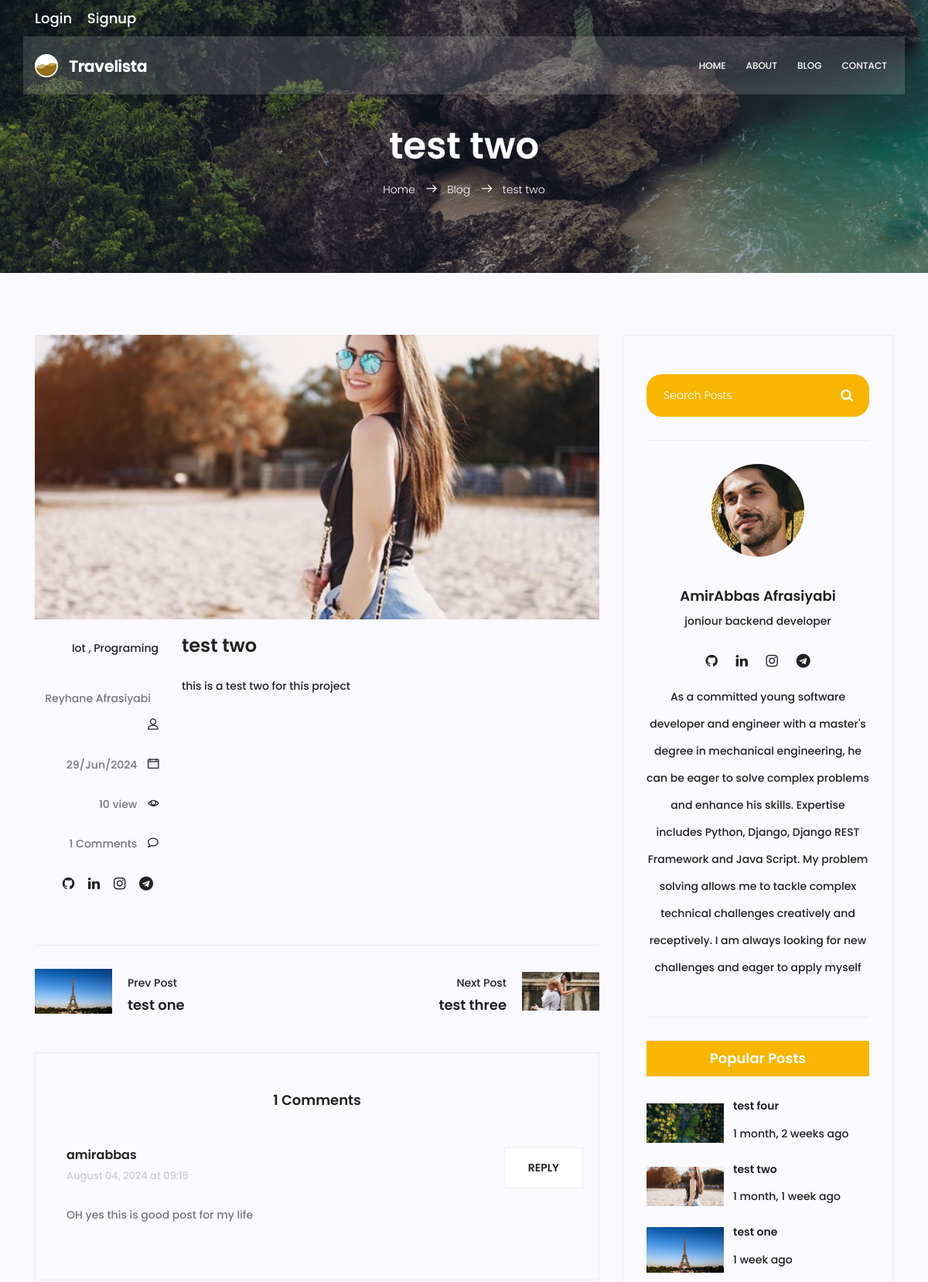
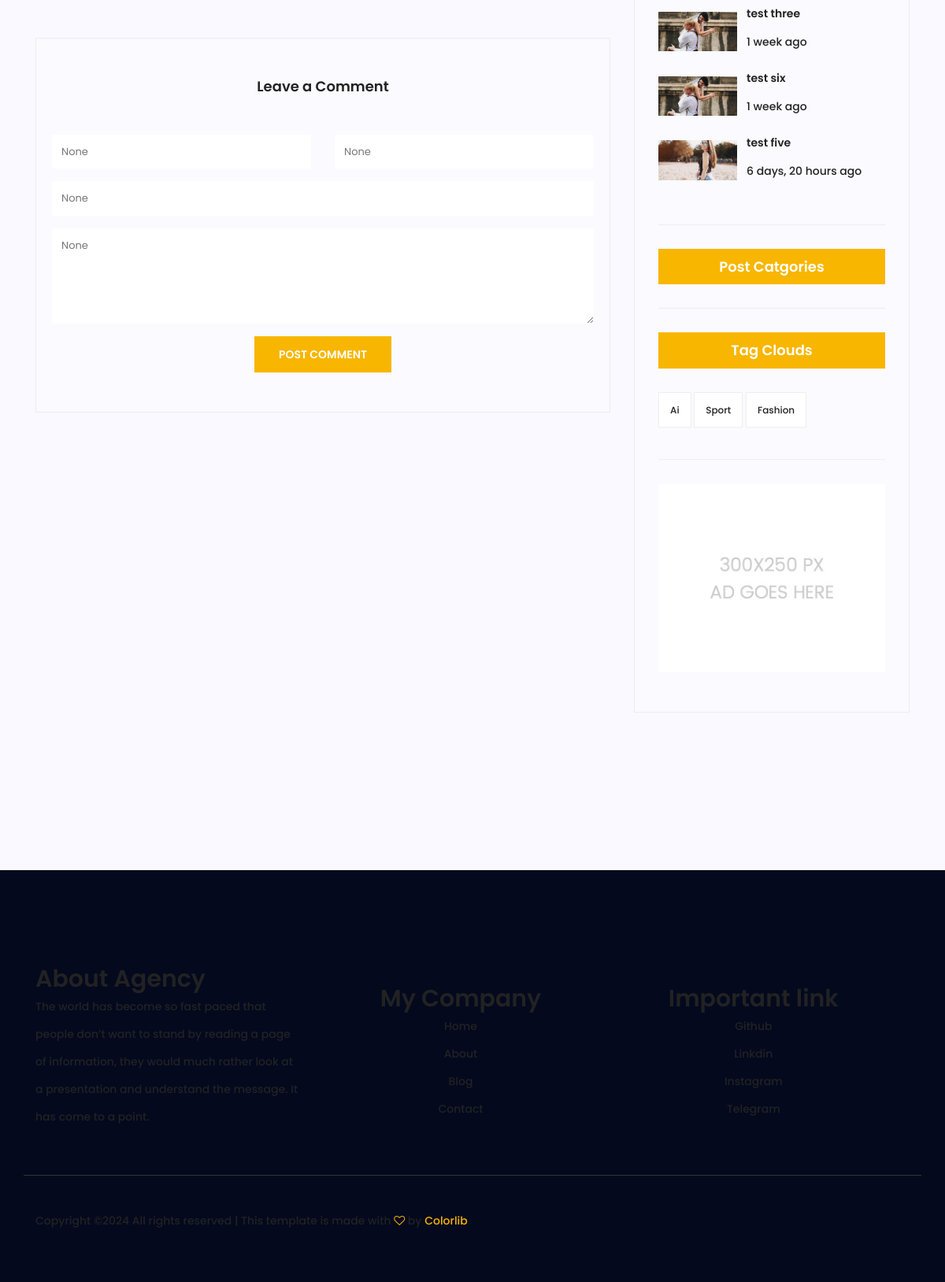
Page /blog/3/ on the committed database (2 pictures, top to bottom).
### blog/models.py (models this page shows, shortened)
class Post(models.Model):
    image = models.ImageField(upload_to='blog/', default='blog/default.jpg')
    author = models.ForeignKey(User, related_name="author", on_delete=models.SET_NULL, null=True)
    title = models.CharField(max_length=100)
    content = models.TextField()
    category = models.ManyToManyField(category, blank=True)
    tags = TaggableManager()
    counted_views = models.IntegerField(default=0)
    status = models.BooleanField(default=False)
    published_date = models.DateTimeField(null=True)
    created_date = models.DateTimeField(auto_now_add=True)
    updated_date = models.DateTimeField(auto_now=True)
    class Meta:
        ordering = ['created_date']
        verbose_name = 'پست'
        verbose_name_plural = ' پست ها'

class category(models.Model):
    name = models.CharField(max_length=255)

class Comment(models.Model):
    post = models.ForeignKey(Post, related_name="comments", on_delete=models.CASCADE)
    name = models.CharField(max_length=80)
    email = models.EmailField()
    subject = models.CharField(max_length=100)
    body = models.TextField()
    created_on = models.DateTimeField(auto_now_add=True)
    active = models.BooleanField(default=False)
    class Meta:
        ordering = ['created_on']

### blog/views.py (the view)
# urls.py: path('<int:pid>/', blog_single, name='single'),
def blog_single(request, pid):
    post = get_object_or_404(Post, pk=pid, status=1)
    post.counted_views += 1
    post.save()
    comments = post.comments.filter(active=True)
    new_comment = None
    if request.method == 'POST':
        comment_form = CommentForm(data=request.POST)
        if comment_form.is_valid():
            new_comment = comment_form.save(commit=False)
            new_comment.post = post
            new_comment.save()
            post.comment_count = post.comments.filter(active=True).count()
            post.save()
            return redirect(post.get_absolute_url())
    else:
        comment_form = CommentForm()
    previous_post = Post.objects.filter(pk__lt=post.pk, status=1).order_by('-pk').first()
    next_post = Post.objects.filter(pk__gt=post.pk, status=1).order_by('pk').first()
    context = {
        'post': post,
        'comments': comments,
        'new_comment': new_comment,
        'comment_form': comment_form,
        'previous_post': previous_post,
        'next_post': next_post
    }
    return render(request, 'blog/blog-single.html', context)

### blog/forms.py
class CommentForm(forms.ModelForm):
    class Meta:
        model = Comment
        fields = ('name', 'email', 'subject', 'body')  # Corrected 'field' to 'fields'

### blog/templatetags/blog_tags.py (called while the page is built)
@ register.inclusion_tag('blog/blog-popularpost.html')
def latestposts():
    posts = Post.objects.filter(status=1).order_by('published_date')
    return{'posts': posts}

@ register.inclusion_tag('blog/blog-post-category.html')
def postcategories():
    posts = Post.objects.filter(status=1)
    categories = category.objects.all()
    cat_dict = {}
    for name in categories:
       cat_dict[name] =  posts.filter(category=name).count()
    return{'categories': cat_dict}

### templates/blog/blog-single.html (shortened to what this page needs)
{% extends "base.html" %}
{% load static %}
{% load blog_tags %}
{% block content %}
<section class="relative about-banner">
  <div class="overlay overlay-bg"></div>
  <div class="container">
    <div class="row d-flex align-items-center justify-content-center">
      <div class="about-content col-lg-12">
        <h1 class="text-white">{{post.title}}</h1>
        <p class="text-white link-nav">
          <a href="{% url 'website:index' %}">Home </a>
          <span class="lnr lnr-arrow-right"></span>
          <a href="{% url 'blog:index' %}">Blog </a>
          <span class="lnr lnr-arrow-right"></span>
          <a href="{% url 'blog:single' pid=post.id %}">{{post.title}}</a>
        </p>
      </div>
    </div>
  </div>
</section>
<section class="post-content-area single-post-area">
  <div class="container">
    <div class="row">
      <div class="col-lg-8 posts-list">
        <div class="single-post row">
          <div class="col-lg-12">
            <div class="feature-img">
              <img class="img-fluid" src="{{post.image.url}}" alt="" />
            </div>
          </div>
          <div class="col-lg-3 col-md-3 meta-details">
            <ul class="tags">
              {% for cat in post.category.all %}
                <li><a href="#">{{ cat.name }}</a></li> {% if not forloop.last %},{% endif %}
              {% endfor %}
            </ul>
            <div class="user-details row">
              <p class="user-name col-lg-12 col-md-12 col-6">
                <a href="#">{{post.author.get_full_name}}</a> <span class="lnr lnr-user"></span>
              </p>
              <p class="date col-lg-12 col-md-12 col-6">
                <a href="#">{{post.published_date|date:"d/M/Y"}}</a>
                <span class="lnr lnr-calendar-full"></span>
              </p>
              <p class="view col-lg-12 col-md-12 col-6">
                <a href="#">{{post.counted_views}} view </a> <span class="lnr lnr-eye"></span>
              </p>
              <p class="comments col-lg-12 col-md-12 col-6">
                <a href="#">{{comments.count}} Comments</a> <span class="lnr lnr-bubble"></span>
              </p>
              <ul ul class="social-links col-lg-12 col-md-12 col-6">
                <li>
                  <a href="https://github.com/AmirabbasAfrasiyabi"><i class="fa fa-github"></i></a>
                </li>
                <li>
                  <a href="https://www.linkedin.com/in/amirabbas-afrasiyabi-a6a230259/"><i class="fa fa-linkedin"></i></a>
                </li>
                <li>
                  <a href="https://www.instagram.com/amirabbas.afrasiabi/"><i class="fa fa-instagram"></i></a>
                </li>
                <li>
                  <a href="https://web.telegram.org/k/#@amir_afrasiyabi"><i class="fa fa-telegram"></i></a>
                </li>
              </ul>
            </div>
          </div>
          <div class="col-lg-9 col-md-9">
            <h3 class="mt-20 mb-20">{{post.title}}</h3>
            <p class="excert">
            {{post.content|safe}}
            </p>
          </div>
        </div>
        <div class="navigation-area">
          <div class="row">
            {% if previous_post %}
            <div class="col-lg-6 col-md-6 col-12 nav-left flex-row d-flex justify-content-start align-items-center">
              <div class="thumb">
                <a href="{% url 'blog:single' pid=previous_post.id %}">
                  <img class="img-fluid" src="{{ previous_post.image.url }}" alt="{{ previous_post.title }}" />
                </a>
              </div>
              <div class="arrow">
                <a href="{% url 'blog:single' pid=previous_post.id %}">
                </a>
              </div>
              <div class="details">
                <p>Prev Post</p>
                <a href="{% url 'blog:single' pid=previous_post.id %}"><h4>{{ previous_post.title }}</h4></a>
              </div>
            </div>
            {% endif %}
            {% if next_post %}
            <div class="col-lg-6 col-md-6 col-12 nav-right flex-row d-flex justify-content-end align-items-center">
              <div class="details">
                <p>Next Post</p>
                <a href="{% url 'blog:single' pid=next_post.id %}"><h4>{{ next_post.title }}</h4></a>
              </div>
              <div class="arrow">
                <a href="{% url 'blog:single' pid=next_post.id %}">
                </a>
              </div>
              <div class="thumb">
                <a href="{% url 'blog:single' pid=next_post.id %}">
                  <img class="img-fluid" src="{{ next_post.image.url }}" alt="{{ next_post.title }}" />
                </a>
              </div>
            </div>
            {% endif %}
          </div>
        </div>
        <div class="comments-area">
          <h4>{{ comments.count }} Comments</h4>
          {% for comment in comments %}
          <div class="comment-list">
            <div class="single-comment justify-content-between d-flex">
              <div class="user justify-content-between d-flex">
                <div class="desc">
                  <h5><a href="#">{{ comment.name }}</a></h5>
                  <p class="date">{{ comment.created_on|date:"F d, Y" }} at {{ comment.created_on|date:"H:i" }}</p>
                  <p class="comment">{{ comment.body }}</p>
                </div>
              </div>
              <div class="reply-btn">
                <a href="#" class="btn-reply text-uppercase">reply</a>
              </div>
            </div>
          </div>
          {% endfor %}
        </div>
        <div class="comment-form">
          <h4>Leave a Comment</h4>
          <form method="post" class="form-contact comment_form">
            <div class="form-group form-inline">
              <div class="form-group col-lg-6 col-md-12 name">
                <input type="text" class="form-control" id="name" name="name" placeholder="Enter Name" onfocus="this.placeholder = ''" onblur="this.placeholder = 'Enter Name'" value="{{ comment_form.name.value }}" required
                />
              </div>
              <div class="form-group col-lg-6 col-md-12 email">
                <input
                  type="email"
                  class="form-control"
                  id="email"
                  name="email"
                  placeholder="Enter email address"
                  onfocus="this.placeholder = ''"
                  onblur="this.placeholder = 'Enter email address'"
                  value="{{ comment_form.email.value }}"
                  required
                />
              </div>
            </div>
            <div class="form-group">
              <input
                type="text"
                class="form-control"
                id="subject"
                name="subject"
                placeholder="Subject"
                onfocus="this.placeholder = ''"
                onblur="this.placeholder = 'Subject'"
                value="{{ comment_form.subject.value }}"
                required
              />
            </div>
            <div class="form-group">
              <textarea
                class="form-control mb-10"
                rows="5"
                id="body"
                name="body"
                placeholder="Message"
                onfocus="this.placeholder = ''"
                onblur="this.placeholder = 'Message'"
                required>{{ comment_form.body.value }}</textarea>
            </div>
            <button type="submit" class="primary-btn text-uppercase">Post Comment</button>
          </form>
        </div>
      </div>
      <div class="col-lg-4 sidebar-widgets">
        <div class="widget-wrap">
          {% include "blog/blog-search.html" %}
          {% include "blog/blog-writter.html" %}
          {% latestposts %}
          {% postcategories %}
          {% include "blog/blog-tags.html" with tags=post.tags.all %}
          {% include "blog/blog-ads.html" %}
        </div>
      </div>
    </div>
  </div>
</section>
{% endblock %}

### templates/blog/blog-popularpost.html (shortened to what this page needs)
{% load humanize %}
{% load static %}
<div class="single-sidebar-widget popular-post-widget">
    <h4 class="popular-title">Popular Posts</h4>
    <div class="popular-post-list">
      {% for post in posts %}
      <div class="single-post-list d-flex flex-row align-items-center">
        <div class="thumb">
          <img
            class="img-fluid"
            src="{{post.image.url}}"
            alt=""
          />
        </div>
        <div class="details">
          <a href="{% url 'blog:single' pid=post.id %}"
            ><h6>{{post.title}}</h6></a>
          <p>{{post.published_date | naturaltime}}</p>
        </div>
      </div>
      {% endfor %}
    </div>
  </div>

### templates/blog/blog-tags.html
{% load static %}
<div class="single-sidebar-widget tag-cloud-widget">
    <h4 class="tagcloud-title">Tag Clouds</h4>
    <ul>
      {% for tag in tags %}
        <li><a href="{% url 'blog:tag' tag_name=tag.name %}">{{ tag.name }}</a></li>
      {% endfor %}
    </ul>
  </div>

### rows in the picture
Post: title "test two", image (picture), author.get_full_name "Reyhane Afrasiyabi", published_date "29/Jun/2024", counted_views "10", content "this is a test two for this project", published_date "1 month, 1 week ago"
category: name "Iot"
category: name "Programing"
Post: image (picture), title "test one", published_date "1 week ago"
Post: title "test three", image (picture), published_date "1 week ago"
Comment: name "amirabbas", created_on "August 04, 2024", created_on "09:15", body "OH yes this is good post for my life"
Post: image (picture), title "test four", published_date "1 month, 2 weeks ago"
Post: image (picture), title "test six", published_date "1 week ago"
Post: image (picture), title "test five", published_date "6 days, 20 hours ago"
Tag: name "Ai"
Tag: name "Sport"
Tag: name "Fashion"

### other values in the picture
{{ comments.count }} "1"
